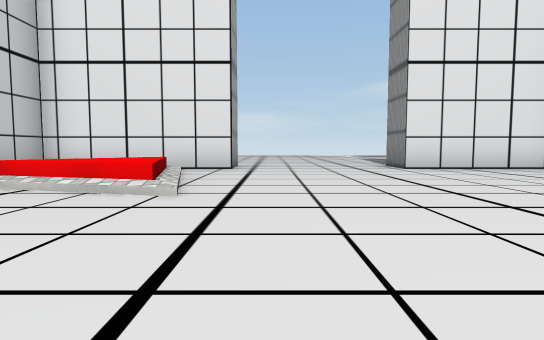
[1] (above)

17 first-person views from a walk through a 3-D level made in the Unity game engine. The camera is 0.41 m above the floor, tilts 4° down and sees 80° across. Doors are open. The floor is counted in squares, 1 m on a side. Each view is taken from the middle of a square. On the plan, view 1 faces up. The plan holds only what a view shows up to about 9 squares ahead; the rest is blank. The place goes on beyond the plan. The player is left out. Some surface patterns are stand-ins.

[2]
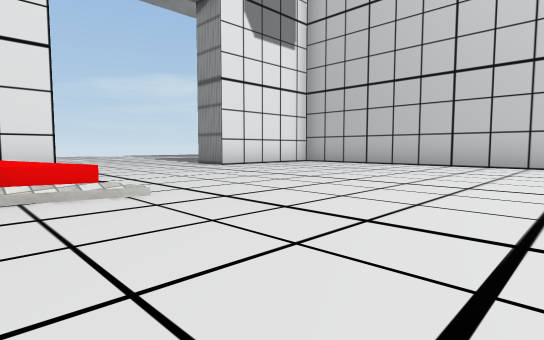

[3]
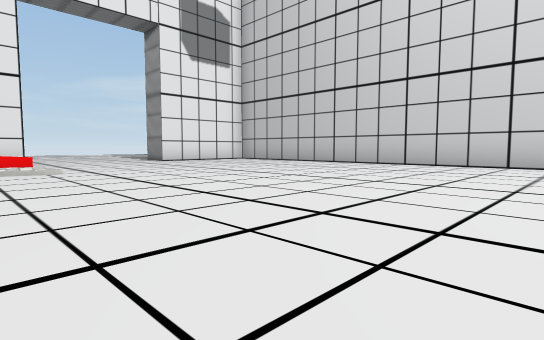

[4]
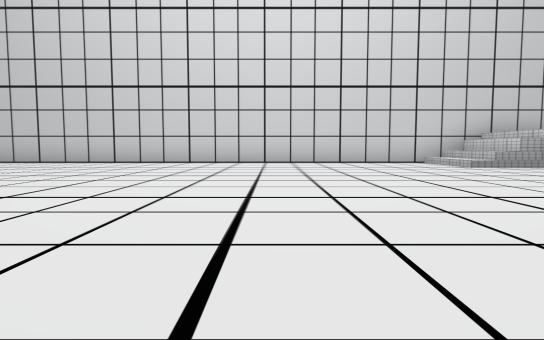

[5]
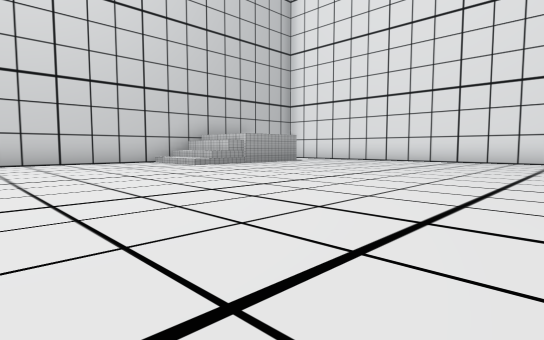

[6]
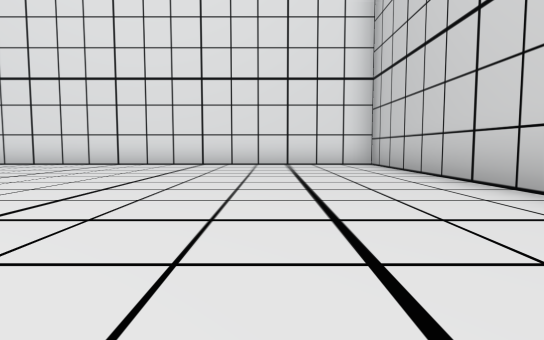

[7]
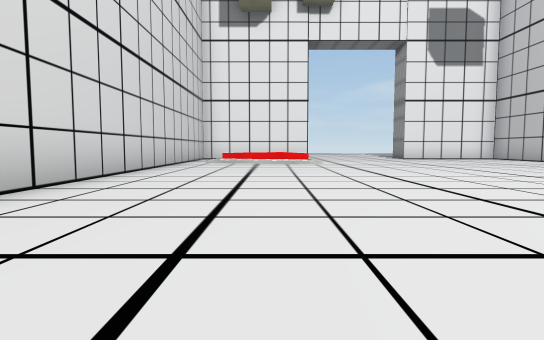

[8]
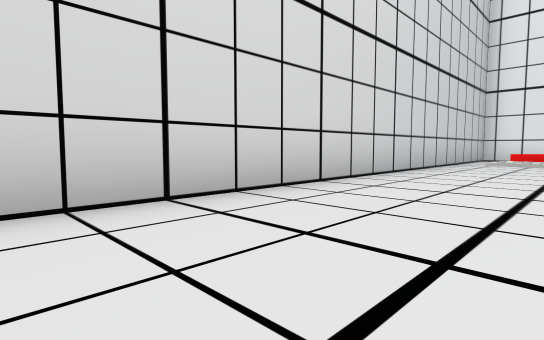

[9]
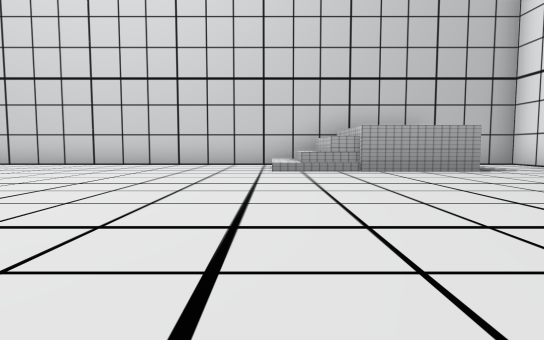

[10]
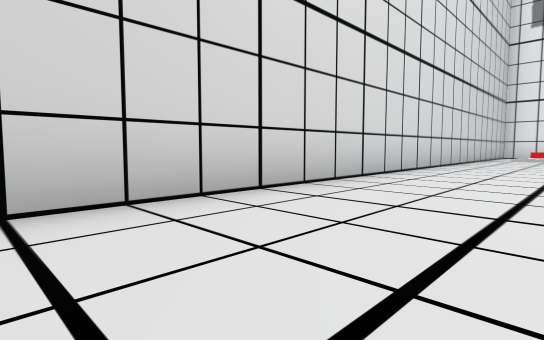

[11]
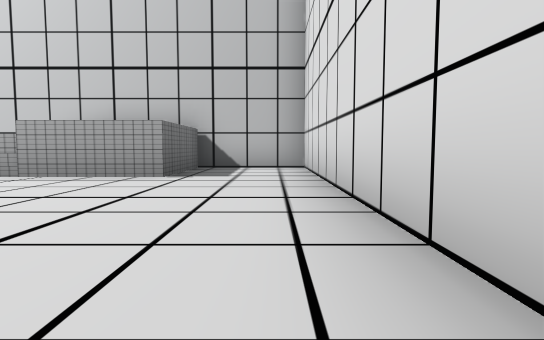

[12]
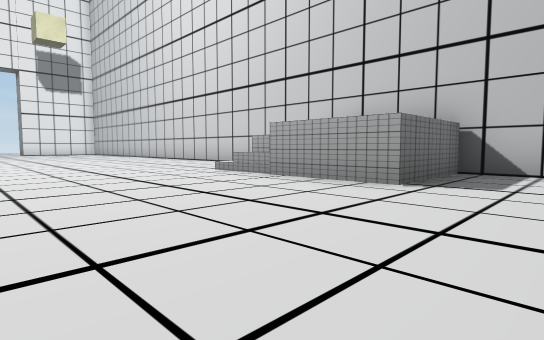

[13]
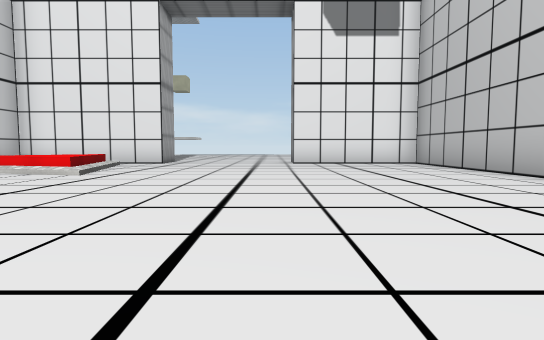

[14]
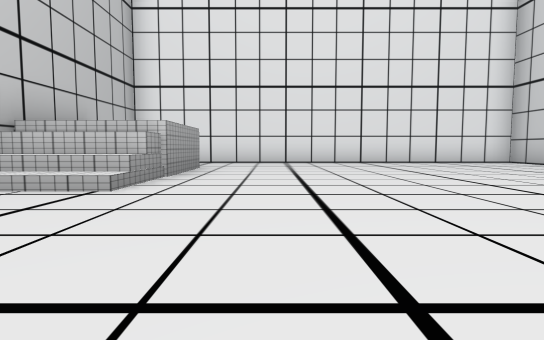

[15]
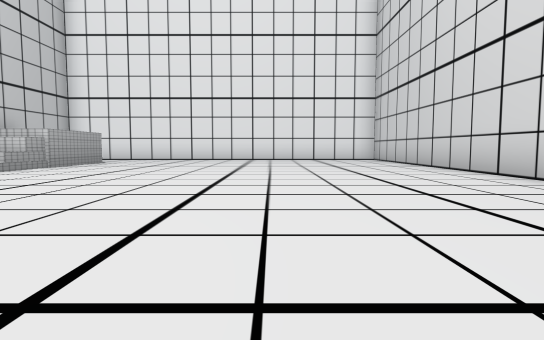

[16]
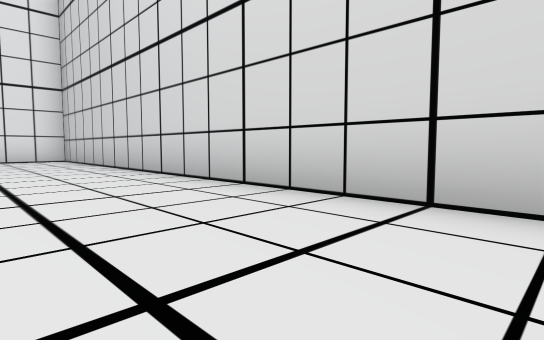

[17]
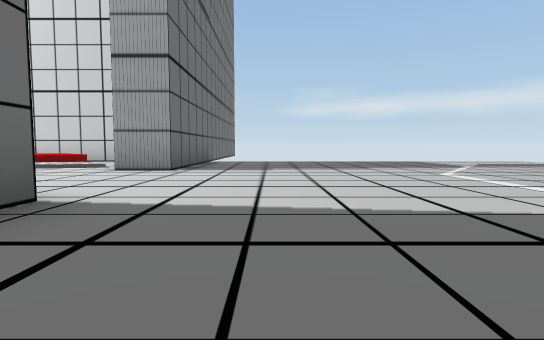

### Floor plan
Points are (right, up) in squares from view 1. A wall is a line through its corners. A room is listed if a view was taken in it or the views show most of it. See-through windows are left out.
Room 1 (views 1, 2, 3, 4, 5, 6, 7, 8, 9, 10, 11, 12, 13, 14, 15, 16)
walls: (3.5, -9) (5.5, -9); (3.4, -9.5) (5.6, -9.5) (5.6, 6.2) (2.5, 6.2) (2.5, 7.2); (-0.8, 7.2) (-0.8, 6.2) (-4.4, 6.2) (-4.4, -13.7) (5.6, -13.7) (5.6, -11.5) (3.5, -11.5) (3.5, -8)
low walls: (3.5, -8) (5.5, -8); (3.5, -8.5) (5.5, -8.5)
ways out: open door at (1, 6.6) to room 2
objects: other object (-3, 3) to (-1, 5)
Room 2 (view 17)
walls: (-4, 7.2) (-0.8, 7.2)
ways out: open door at (1, 6.6) to room 1

Positions as (right, up) in squares from view 1, and headings:
1: (0, 0), facing up
2: (-2, 0), facing up-right
3: (-2, -3), facing up-right
4: (-3, -4), facing right
5: (-3, -4), facing down-right
6: (-2, -6), facing down
7: (-2, -5), facing up
8: (-2, -5), facing up-left
9: (-2, -8), facing right
10: (-2, -8), facing up-left
11: (-1, -13), facing right
12: (0, -13), facing up-right
13: (2, -2), facing up
14: (2, -5), facing down
15: (-1, -3), facing down
16: (-2, -3), facing down-left
17: (5, 9), facing left
